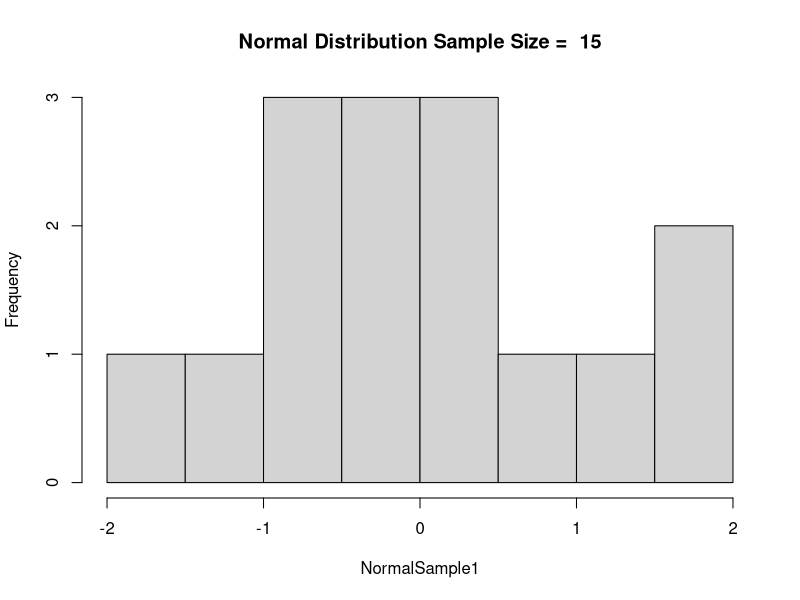
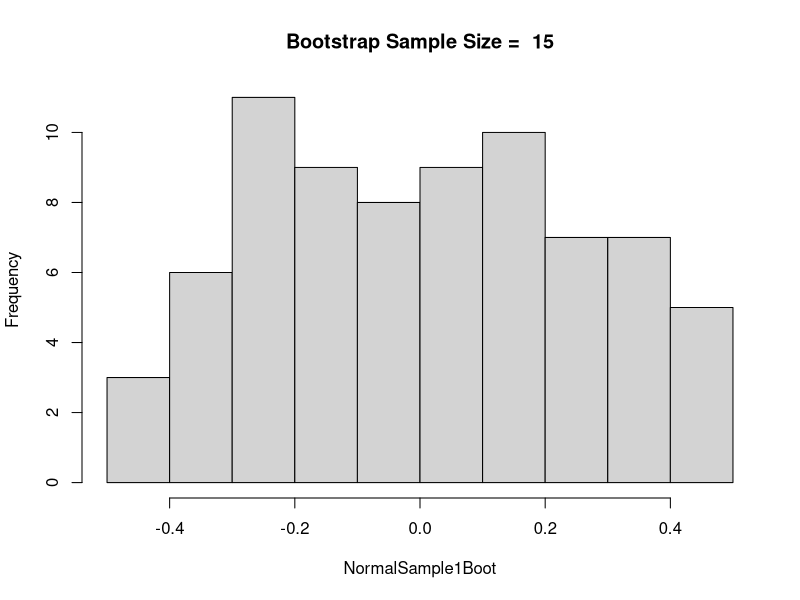
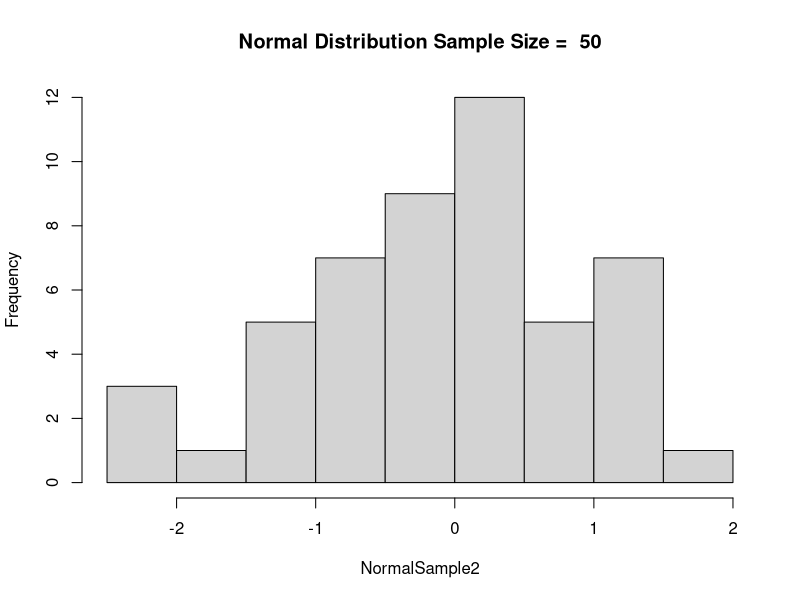
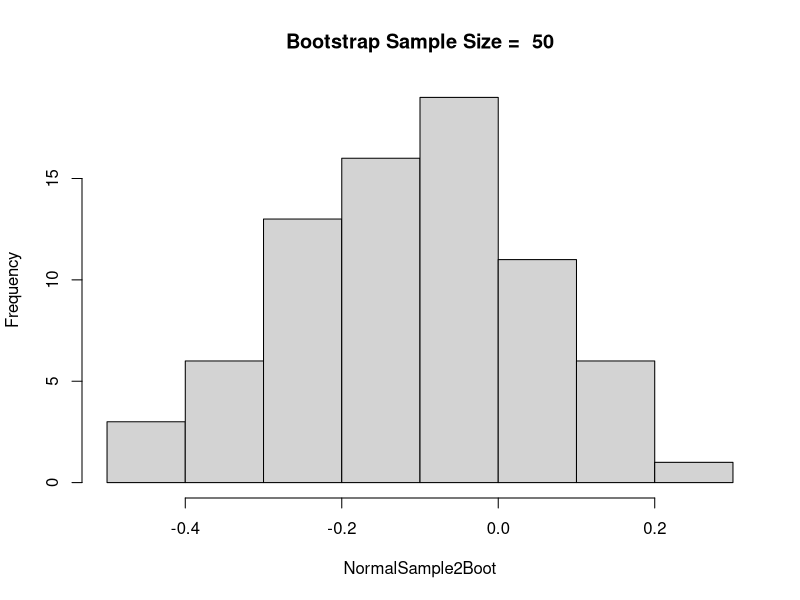
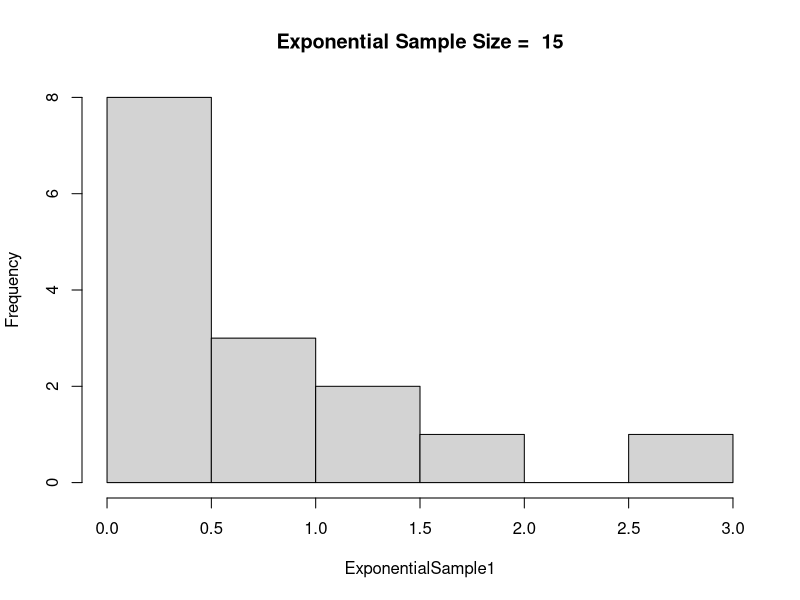
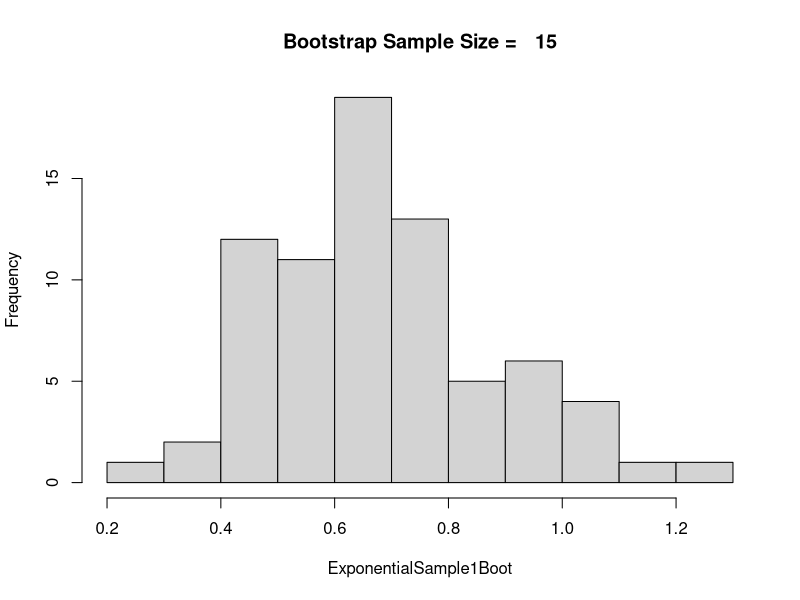
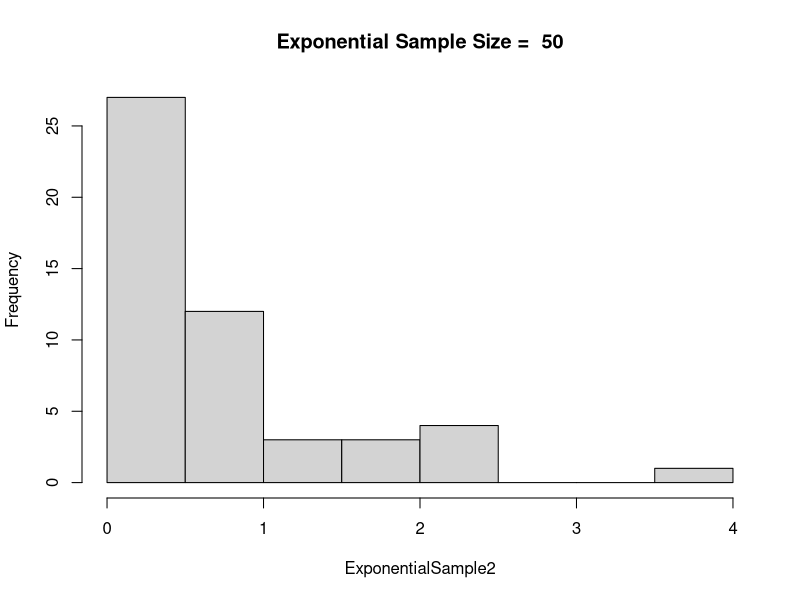
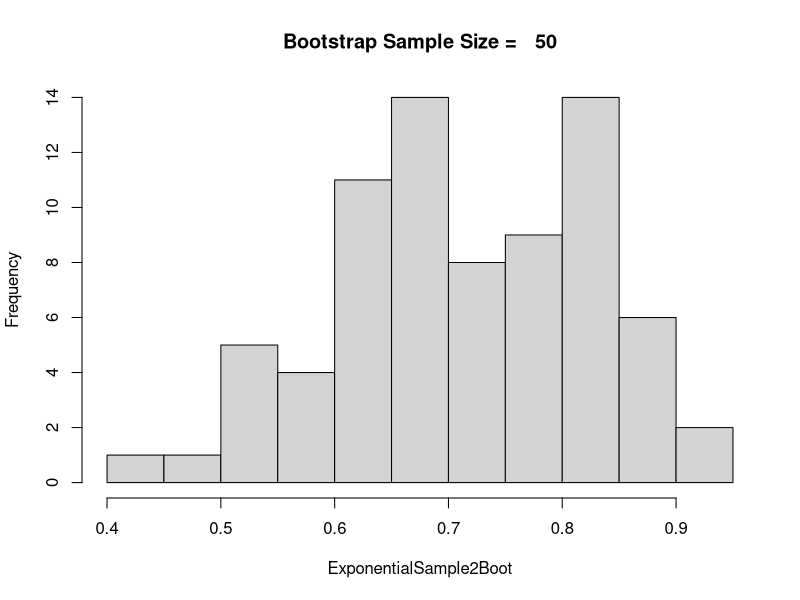

Write the R code that produced these figures, in order.
## ---- chunk 1
# Creating sample with different sizes
Sample1 <- 15
Sample2 <- 50
BootStrap <- 75

# Normalized and Expoential Dributed vectors of the Sample1
NormalSample1 <- rnorm(Sample1)
ExponentialSample1 <- rexp(Sample1)

# Normalized and Expoential Dributed vectors of the Sample2
NormalSample2 <- rnorm(Sample2)
ExponentialSample2 <- rexp(Sample2)

# Create the vectors for Bootstrap Samples
NormalSample1Boot <- numeric(BootStrap)
NormalSample2Boot <- numeric(BootStrap)
ExponentialSample1Boot <- numeric(BootStrap)
ExponentialSample2Boot <- numeric(BootStrap)

# Bootstrap vectors
for(i in 1:BootStrap){
  NormalSample1Sample <- sample(NormalSample1, size=length(NormalSample1), replace=TRUE)
  NormalSample1Boot[i] <- mean(NormalSample1Sample)
  
  NormalSample2Sample <- sample(NormalSample2, size=length(NormalSample2), replace=TRUE)
  NormalSample2Boot[i] <- mean(NormalSample2Sample)
  
  ExponentialSample1Sample <- sample(ExponentialSample1, size=length(ExponentialSample1), replace=TRUE)
  ExponentialSample1Boot[i] <- mean(ExponentialSample1Sample)
  
  ExponentialSample2Sample <- sample(ExponentialSample2, size=length(ExponentialSample2), replace=TRUE)
  ExponentialSample2Boot[i] <- mean(ExponentialSample2Sample)
}

# Sample 1 - Normally  Distributed Data (Pre & Post Bootstrap)
hist(NormalSample1, main = paste("Normal Distribution Sample Size = ", Sample1, sep = " "))
hist(NormalSample1Boot, main = paste("Bootstrap Sample Size = ", Sample1, sep = " "))


# Sample 2 - Normally  Distributed Data (Pre & Post Bootstrap)
hist(NormalSample2, main = paste("Normal Distribution Sample Size = ", Sample2, sep = " "))
hist(NormalSample2Boot, main = paste("Bootstrap Sample Size = ", Sample2, sep = " "))


# Sample 1 - Exponentially Distributed Data (Pre & Post Bootstrap)
hist(ExponentialSample1, main = paste("Exponential Sample Size = ", Sample1, sep = " "))
hist(ExponentialSample1Boot, main = paste("Bootstrap Sample Size =  ", Sample1, sep = " "))

# Sample 2 - Exponentially Distributed Data (Pre & Post Bootstrap)
hist(ExponentialSample2, main = paste("Exponential Sample Size = ", Sample2, sep = " "))
hist(ExponentialSample2Boot, main = paste("Bootstrap Sample Size =  ", Sample2, sep = " "))


